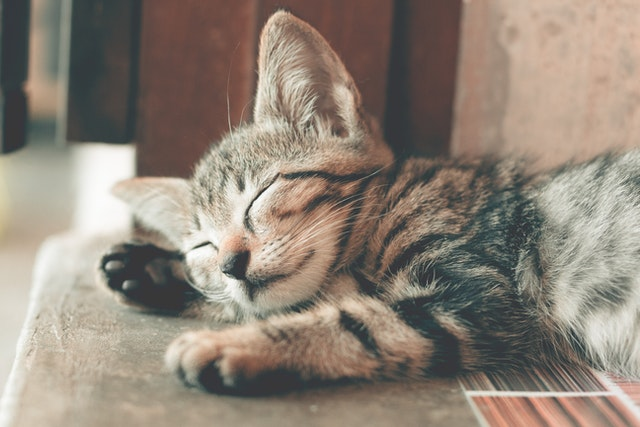
#> input picture Intermediate Python/06 External Modules/OpenComputerVisioin/cat.jpg, 640 x 427 px
$ python useful_funs.py
#> lines starting #> are read from the running program, lines starting #| are printed output that depends on the picture; after the words box and inside, x2 and y2 are one past the last pixel; in counts of white or black regions, pixels touching at a corner belong together
import cv2 as cv
import numpy as np

# Start here.
# 5 - 6 functions basics

img = cv.imread('cat.jpg')
#> img is the input picture: shape (427, 640, 3); mean B, G, R 120, 132, 143.5

# gray_img = cv.cvtColor(img, cv.COLOR_BGR2GRAY) # intensity distribution
# hsv_img = cv.cvtColor(img, cv.COLOR_BGR2HSV) # thresholding...

# print(gray_img.shape)

# -------------------------------- KERNEL SIZE
blurred_img = cv.GaussianBlur(img, (5,5), cv.BORDER_DEFAULT)
# cv.blur()
# cv.medianBlur()

# egde detection -- CANNY EGDE DETECTOR >>

# face video -------- blurred image
canny_img = cv.Canny(img, 0, 255) # check canny egde detector
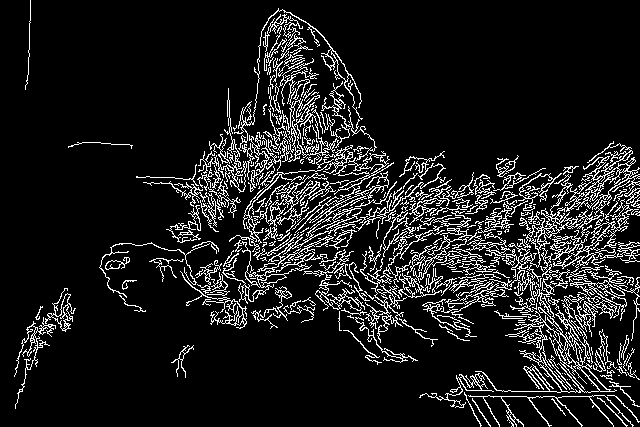
#> canny_img: shape (427, 640); 11% white in thin lines or dots
# cv.Sobel()
# cv.Laplacian()

canny_img_blurred = cv.Canny(blurred_img, 0, 255)
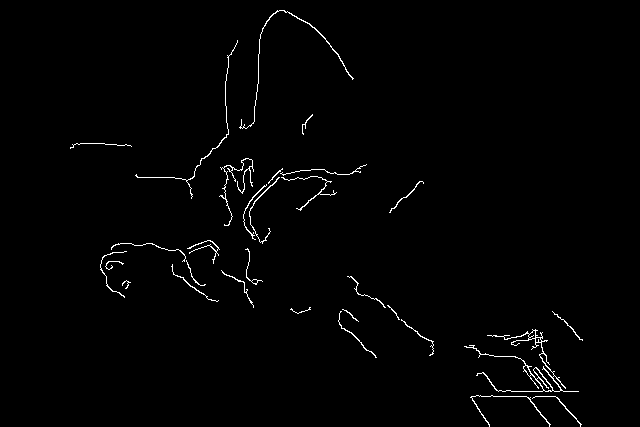
#> canny_img_blurred: shape (427, 640); 1.2% white in thin lines or dots, all inside (x1, y1, x2, y2) = (70, 10, 583, 427)

cv.imshow('image', img)
cv.imshow('canny edges', canny_img)
cv.imshow('Blurred canny', canny_img_blurred)

# resize
# cv.resize()
# drawing a rectange
# drawing a circle
# draw a line
# putting some onto an text


# cv.imshow('blurred Image', blurred_img)
# cv.imshow('gray image', gray_img)
# cv.imshow('hsv image', hsv_img)


cv.waitKey(0)
